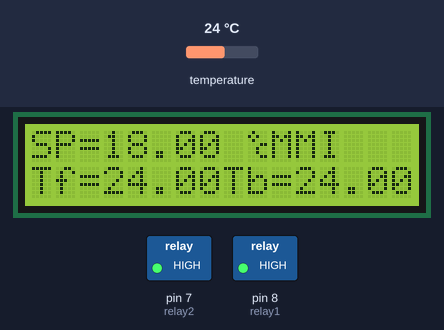
A sketch run on a simulated Arduino Uno, built with avr-gcc and run on an emulated ATmega328P. On the bench: 16×2 character LCD, switched loads named in the sketch (green lamp = pin HIGH). Inputs (shaded band) come from the test bench; at power-on: temperature 24 °C. What the sketch prints to the serial monitor is not drawn.

Above: at 2.9 s.
3.0 s: temperature set to 12 °C
At 4.5 s:
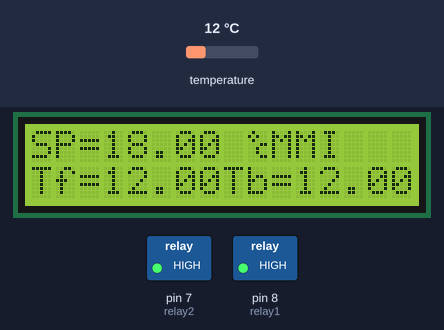
5.2 s: temperature set to 19 °C
At 6.8 s:
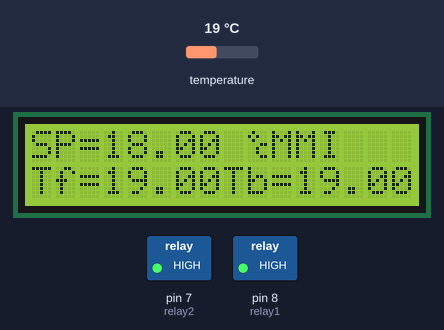
7.3 s: temperature set to 28 °C
At 22.0 s:
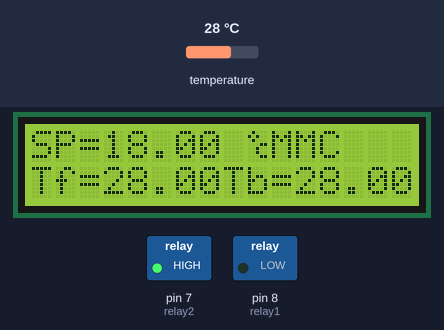
Timing chart, 0 to 22.5 s (numbered marks = the images above; inputs shaded):
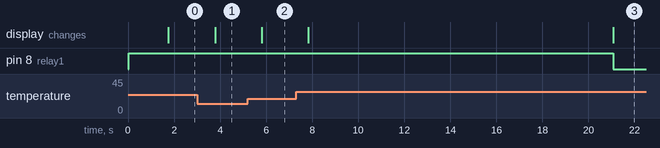

The sketch:

FermPIDSmall.ino
```cpp
#include <LiquidCrystal_I2C.h>
#include <OneWire.h>
#include <Wire.h>
#include <SPI.h>
#include "PID_v1.h"
#include "probe.h"
#include "fridge.h"
#include "globals.h"
#define DEBUG true  // debug flag for including debugging code

void mainUpdate();  // update sensors, PID output, fridge state, write to log, run profiles
void initDisplay();    // print static characters to LCD (lables, scrollbar, page names, etc)
void updateDisplay();  // print dynamic characters to LCD (PID/temp values, etc)
void tempUnit();     // temperature display units C/F

#if DEBUG == true
  int freeRAM();  // approximate free SRAM for debugging
#endif

void setup() {

  pinMode(relay1, OUTPUT);  // configure relay pins and write default HIGH (relay open)
    digitalWrite(relay1, HIGH);
  pinMode(relay2, OUTPUT);
    digitalWrite(relay2, HIGH);

  encoderPos = 0;
  encoderState = 0b000;


  #if DEBUG == true  //start serial at 9600 baud for debuging
    Serial.begin(9600);
  #endif

  Wire.begin();              // initialize rtc communication
  lcd.createChar(0, (uint8_t*)delta);  // create custom characters for LCD (slots 0-7)
  lcd.createChar(1, (uint8_t*)rightArrow);
  lcd.createChar(2, (uint8_t*)disc);
  lcd.createChar(3, (uint8_t*)circle);
  lcd.createChar(4, (uint8_t*)dot);
  lcd.createChar(5, (uint8_t*)inverted);
  lcd.createChar(6, (uint8_t*)degc);
  lcd.createChar(7, (uint8_t*)degf);

  lcd.begin(16,2);


  delay(1500);

  fridge.init();
  beer.init();

  mainPID.SetTunings(Kp, Ki, Kd);    // set tuning params
  mainPID.SetSampleTime(1000);       // (ms) matches sample rate (1 hz)
  //mainPID.SetOutputLimits(0.3, 38);  // deg C (~32.5 - ~100 deg F)
  mainPID.SetOutputLimits(10, 30);  // deg C (~32.5 - ~100 deg F)
  //if (programState & MAIN_PID_MODE) mainPID.SetMode(AUTOMATIC);  // set man/auto
  //  else mainPID.SetMode(MANUAL);
  mainPID.SetMode(AUTOMATIC);
  mainPID.setOutputType(FILTERED);
  mainPID.setFilterConstant(10);
  mainPID.initHistory();

  heatPID.SetTunings(heatKp, heatKi, heatKd);
  heatPID.SetSampleTime(heatWindow);       // sampletime = time proportioning window length
  heatPID.SetOutputLimits(0, heatWindow);  // heatPID output = duty time per window
  //if (programState & HEAT_PID_MODE) heatPID.SetMode(AUTOMATIC);
  //  else heatPID.SetMode(MANUAL);
  heatPID.SetMode(AUTOMATIC);
  heatPID.initHistory();

  encoderPos = 0;  // zero rotary encoder position for main loop

  Serial.print(Setpoint);
  Serial.println(F(" Grados"));


  #if DEBUG == true
    Serial.print(F("init complete. "));
    Serial.print(millis());
    Serial.print(F("ms elapsed. "));
  wdt_enable(WDTO_8S);  // enable watchdog timer with 8 second timeout (max setting)
                        // wdt will reset the arduino if there is an infinite loop or other hangup; this is a failsafe device
  initDisplay();

  Setpoint = 18.00 ;

    Serial.print(F("Temp Objetivo SetPoint: "));
    Serial.print(freeRAM());
    Serial.println(F(" bytes free SRAM remaining"));
  #endif
}

void loop() {
  wdt_reset();                      // reset the watchdog timer (once timer is set/reset, next reset pulse must be sent before timeout or arduino reset will occur)
  static char listSize = 4;         // for constraining rotary encoder position
  static char lastReportedPos = 1;  // default to 1 to force display initialze on first iteration
  encoderState |= DEBOUNCE;         // reset rotary debouncer

  updateDisplay();                       // update display data
  mainUpdate();                            // subroutines manage their own timings, call every loop

}

void mainUpdate() { // call all update subroutines
  probe::startConv();                            // start conversion for all sensors
  if (probe::isReady()) {                        // update sensors when conversion complete
    fridge.update();
    beer.update();
    Input = beer.getFilter();
  }
  if (programState ) ;  // update main Setpoint if fermentation profile active
  mainPID.Compute();                             // update main PID
  updateFridge();                                // update fridge status
}

void initDisplay() {
  lcd.clear();
  lcd.setCursor(0, 1);
  lcd.print(F("Tf="));
  lcd.setCursor(8, 1);
  lcd.print(F("Tb="));
  lcd.setCursor(0, 0);
  lcd.print(F("SP="));
}

void updateDisplay() {
  lcd.setCursor(9, 0);
  if (programState & DISPLAY_UNIT) lcd.write((byte)7);
    else lcd.write((byte)6);
  if (programState & TEMP_PROFILE) lcd.print(F(" PGM "));
  else {
    if (programState & MAIN_PID_MODE) lcd.print(F("A"));
      else lcd.print(F("M"));
    if (programState & HEAT_PID_MODE) lcd.print(F("A"));
      else lcd.print(F("M"));
  }
  if (getFridgeState(0) == IDLE) lcd.print(F("I"));
  if (getFridgeState(0) == HEAT) lcd.print(F("H"));
  if (getFridgeState(0) == COOL) lcd.print(F("C"));

  // temperature units = deg C
        lcd.setCursor(3, 1);
        lcd.print(fridge.getTemp());
        lcd.setCursor(11, 1);
        lcd.print(beer.getTemp());
        lcd.setCursor(3, 0);
        lcd.print(Setpoint);
}

void tempUnit() {
  char listSize = 2;
  encoderPos = (programState & DISPLAY_UNIT) >> 3;
  char lastReportedPos = encoderPos + 1;
  lcd.setCursor(0, 2);
  lcd.print(F("                    "));
  lcd.setCursor(2, 2);
  lcd.write((byte)1);
  lcd.print(F(" \337"));
  do {
    wdt_reset();
    mainUpdate();
    encoderState |= DEBOUNCE;
    if (lastReportedPos != encoderPos) {
      encoderPos = (encoderPos + listSize) % listSize;
      lcd.setCursor(5, 2);
      if (encoderPos) lcd.print(F("F"));
        else lcd.print(F("C"));
      lastReportedPos = encoderPos;
    }
  } while (digitalRead(pushButton));
  if (encoderPos) programState |= DISPLAY_UNIT;
    else programState &= ~DISPLAY_UNIT;

  #if DEBUG == true
    if (encoderPos) Serial.print(F("Units set to deg F."));
      else Serial.print(F("Units set to deg C."));
    Serial.print(freeRAM());
    Serial.println(F(" bytes free SRAM remaining"));
  #endif
}


#if DEBUG == true
int freeRAM() {
  extern int __heap_start, *__brkval;
  int v;
  return (int) &v - (__brkval == 0 ? (int) &__heap_start : (int) __brkval);
}
#endif
```

PID_v1.cpp
```cpp
// (licence header left out)
#if ARDUINO >= 100
  #include "Arduino.h"
#else
  #include "WProgram.h"
#endif

#include "PID_v1.h"

/*Constructor (...)*********************************************************
 *    The parameters specified here are those for for which we can't set up
 *    reliable defaults, so we need to have the user set them.
 ***************************************************************************/
PID::PID(double* Input, double* Output, double* Setpoint, double Kp, double Ki, double Kd, int ControllerDirection) {
  myOutput = Output;
  myInput = Input;
  mySetpoint = Setpoint;

  inAuto = false;
  isRaw = true;

  PID::SetOutputLimits(0, 255);	 //default output limit corresponds to
				 //the arduino pwm limits
  SampleTime = 100;		 //default Controller Sample Time is 0.1 seconds
  PID::SetControllerDirection(ControllerDirection);
  PID::SetTunings(Kp, Ki, Kd);
  lastTime = millis()-SampleTime;
}

/* Compute() **********************************************************************
 *     This, as they say, is where the magic happens.  this function should be called
 *   every time "void loop()" executes.  the function will decide for itself whether a new
 *   pid Output needs to be computed.  returns true when the output is computed,
 *   false when nothing has been done.
 **********************************************************************************/
bool PID::Compute() {
  static byte count = 0;
  if(!inAuto) return false;
  unsigned long now = millis();
  unsigned long timeChange = (now - lastTime);
  if(timeChange>=SampleTime) {  // compute all the working error variables
    count++;
    if (count == 10) {
      for (int i = 29; i > 0; i--) { History[i] = History[i - 1]; }
      History[0] = *myInput;
      count = 0;
      Serial.println("---");
    }
    double input = *myInput;
    double error = *mySetpoint - input;
    if (count == 0) {
      Serial.print(*mySetpoint);
      Serial.print("-");
      Serial.println(*myInput);
      Serial.print("error:");
      Serial.println(error);
    }
    ITerm += (ki * error);

    if (ITerm > outMax) ITerm= outMax;
      else if (ITerm < outMin) ITerm= outMin;
    double dInput = (History[0] - History[29]) / (5*60);
    PTerm = kp * error;
    DTerm = -kd * dInput;

    double output = PTerm + ITerm + DTerm;  // Compute PID Output
    if (count == 0) {
      Serial.print("output:");
      Serial.println(output);
    }


    //limito temp max y min
    if(output > outMax) output = outMax;
      else if(output < outMin) output = outMin;

    if (!isRaw) output = lastOutput + ((SampleTime / 1000) / FilterConstant) * (output - lastOutput);
    *myOutput = output;

    //lastInput = input;  // Remember some variables for next time
    lastOutput = output;
    lastTime = now;
    return true;
  }
  return false;
}

/* SetTunings(...)*************************************************************
 * This function allows the controller's dynamic performance to be adjusted.
 * it's called automatically from the constructor, but tunings can also
 * be adjusted on the fly during normal operation
 ******************************************************************************/
void PID::SetTunings(double Kp, double Ki, double Kd) {
  if (Kp<0 || Ki<0 || Kd<0) return;

  dispKp = Kp; dispKi = Ki; dispKd = Kd;

  double SampleTimeInSec = ((double)SampleTime)/1000;
  kp = Kp;
  ki = Ki * SampleTimeInSec;
  kd = Kd / SampleTimeInSec;

  if (controllerDirection == REVERSE) {
    kp = (0 - kp);
    ki = (0 - ki);
    kd = (0 - kd);
  }
}

/* SetSampleTime(...) *********************************************************
 * sets the period, in Milliseconds, at which the calculation is performed
 ******************************************************************************/
void PID::SetSampleTime(unsigned long NewSampleTime) {
  if (NewSampleTime > 0) {
    double ratio = (double)(NewSampleTime / SampleTime);
    ki *= ratio;
    kd /= ratio;
    SampleTime = NewSampleTime;
  }
}

/* SetOutputLimits(...)****************************************************
 *     This function will be used far more often than SetInputLimits.  while
 *  the input to the controller will generally be in the 0-1023 range (which is
 *  the default already,)  the output will be a little different.  maybe they'll
 *  be doing a time window and will need 0-8000 or something.  or maybe they'll
 *  want to clamp it from 0-125.  who knows.  at any rate, that can all be done
 *  here.
 **************************************************************************/
void PID::SetOutputLimits(double Min, double Max) {
  if(Min >= Max) return;
  outMin = Min;
  outMax = Max;

  if(inAuto) {
    if(*myOutput > outMax) *myOutput = outMax;
      else if(*myOutput < outMin) *myOutput = outMin;
    if(ITerm > outMax) ITerm= outMax;
      else if(ITerm < outMin) ITerm= outMin;
   }
}

/* SetMode(...)****************************************************************
 * Allows the controller Mode to be set to manual (0) or Automatic (non-zero)
 * when the transition from manual to auto occurs, the controller is
 * automatically initialized
 ******************************************************************************/
void PID::SetMode(int Mode) {
  bool newAuto = (Mode == AUTOMATIC);
    if(newAuto == !inAuto) { PID::Initialize(); }  // re-init on change to auto
    inAuto = newAuto;
}

void PID::setOutputType(int type) {  // change output between RAW and FILTERED (first order)
  switch (type) {
    default:
    case RAW:
      isRaw = true;
    case FILTERED:
      isRaw = false;
  }
}

void PID::setFilterConstant(double constant) {
 FilterConstant = constant;
}
/* Initialize()****************************************************************
 *	does all the things that need to happen to ensure a bumpless transfer
 *  from manual to automatic mode.
 ******************************************************************************/
void PID::Initialize() {
  PID::initHistory();
  ITerm = *myOutput;
  //lastInput = *myInput;
  if(ITerm > outMax) ITerm = outMax;
    else if (ITerm < outMin) ITerm = outMin;
}

void PID::initHistory() {
  History[0] = *myInput;
  for (int i = 1; i < 30; i++) { History[i] = History[0]; }
}

/* SetControllerDirection(...)*************************************************
 * The PID will either be connected to a DIRECT acting process (+Output leads
 * to +Input) or a REVERSE acting process(+Output leads to -Input.)  we need to
 * know which one, because otherwise we may increase the output when we should
 * be decreasing.  This is called from the constructor.
 ******************************************************************************/
void PID::SetControllerDirection(int Direction) {
  if(inAuto && Direction !=controllerDirection) {
    kp = (0 - kp);
    ki = (0 - ki);
    kd = (0 - kd);
  }
  controllerDirection = Direction;
}

/* Status Funcions*************************************************************
 * Just because you set the Kp=-1 doesn't mean it actually happened.  these
 * functions query the internal state of the PID.  they're here for display
 * purposes.  this are the functions the PID Front-end uses for example
 ******************************************************************************/
double PID::GetKp() { return  dispKp; }
double PID::GetKi() { return  dispKi; }
double PID::GetKd() { return  dispKd; }
double PID::GetPTerm() { return PTerm; }
double PID::GetITerm() { return ITerm; }
double PID::GetDTerm() { return DTerm; }
int PID::GetMode() { return  inAuto ? AUTOMATIC : MANUAL; }
int PID::GetDirection() { return controllerDirection; }
```

PID_v1.h
```cpp
#ifndef PID_v1_h
#define PID_v1_h
#define LIBRARY_VERSION	1.0.0

class PID {
  public:
    #define AUTOMATIC 1  //Constants used in some of the functions below
    #define MANUAL 0
    #define DIRECT 0
    #define REVERSE 1
    #define RAW 0
    #define FILTERED 1

//commonly used functions **************************************************************************
    PID(double*, double*, double*,         // * constructor.  links the PID to the Input, Output, and
          double, double, double, int);    // Setpoint.  Initial tuning parameters are also set here

    void SetMode(int Mode);                // * sets PID to either Manual (0) or Auto (non-0)
    bool Compute();                        // * performs the PID calculation.  it should be
                                           // called every time loop() cycles. ON/OFF and
                                           // calculation frequency can be set using SetMode
                                           // SetSampleTime respectively

    void SetOutputLimits(double, double);  //clamps the output to a specific range. 0-255 by default, but
                                           //it's likely the user will want to change this depending on
					   //the application

//available but not commonly used functions ********************************************************
    void SetTunings(double, double, double);  // * While most users will set the tunings once in the
                             	              // constructor, this function gives the user the option
                                              // of changing tunings during runtime for Adaptive control
    void SetControllerDirection(int);	      // * Sets the Direction, or "Action" of the controller. DIRECT
					      // means the output will increase when error is positive. REVERSE
					      // means the opposite.  it's very unlikely that this will be needed
					      // once it is set in the constructor.
    void SetSampleTime(unsigned long);        // * sets the frequency, in Milliseconds, with which
                                              // the PID calculation is performed.  default is 100
    void initHistory();                       // init array for calculating slope for D term
    void setOutputType(int);                  // set output type, RAW or FILTERED
    void setFilterConstant(double);           // set filter constant for first order output filter

//Display functions ****************************************************************
    double GetKp();      // These functions query the pid for interal values.
    double GetKi();      // they were created mainly for the pid front-end,
    double GetKd();      // where it's important to know what is actually
    double GetPTerm();   // inside the PID.
    double GetITerm();
    double GetDTerm();
    int GetMode();
    int GetDirection();

  private:
    void Initialize();

    double dispKp;		// * we'll hold on to the tuning parameters in user-entered
    double dispKi;		//   format for display purposes
    double dispKd;
    double kp;                  // * (P)roportional Tuning Parameter
    double ki;                  // * (I)ntegral Tuning Parameter
    double kd;                  // * (D)erivative Tuning Parameter

    int controllerDirection;    // DIRECT = up-up; REVERSE = up-down

    double *myInput;              // * Pointers to the Input, Output, and Setpoint variables
    double *myOutput;             //   This creates a hard link between the variables and the
    double *mySetpoint;           //   PID, freeing the user from having to constantly tell us
                                  //   what these values are.  with pointers we'll just know.
    double PTerm, ITerm, DTerm;          // control output terms
    double lastOutput, FilterConstant;   // for outputing a filtered control signal
    double History[30];                  // for calculating broad PV slope for derivative term
    unsigned long SampleTime, lastTime;  // time between sample/compute (ms), time of last sample (ms)
    double outMin, outMax;     // output constraints
    bool inAuto, isRaw;        // state flags
};
#endif
```

Source omitted: fridge.cpp (7390 bytes), fridge.h (2271 bytes), globals.h (3266 bytes), probe.cpp (4901 bytes), probe.h (1010 bytes)

Measured:
- after the input at 3.0 s, the display: changes after 0.79 s (image 1)
- after the input at 5.2 s, the display: changes after 0.61 s (image 2)
- after the input at 7.3 s, the display: first changes after 0.53 s (image 3 shows a later state)
